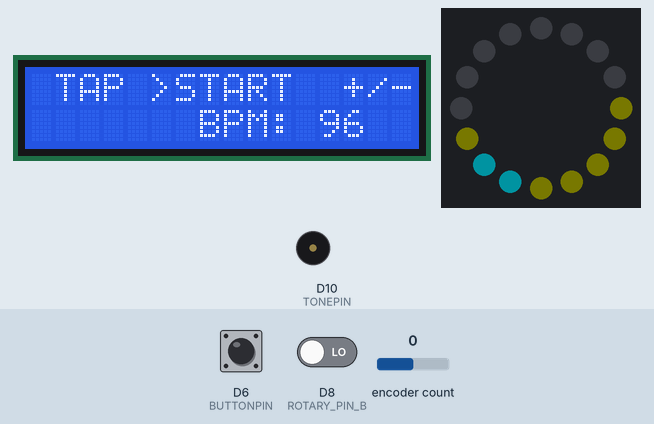
Bench run of a program on a simulated Seeed XIAO (SAMD21). On the bench: 16×2 character LCD, 16 RGB LEDs in a ring, first at the top, clockwise, buzzer (waves = sounding). Inputs (shaded band) come from the test bench; at power-on: encoder count 0, D6 (BUTTONPIN) HIGH, D8 (ROTARY_PIN_B) LOW. Dim RGB values are drawn brighter than linear; what the program prints to the serial monitor is not drawn.

Above: at 1.2 s.
1.3 s: encoder count set to 1
At 2.5 s:
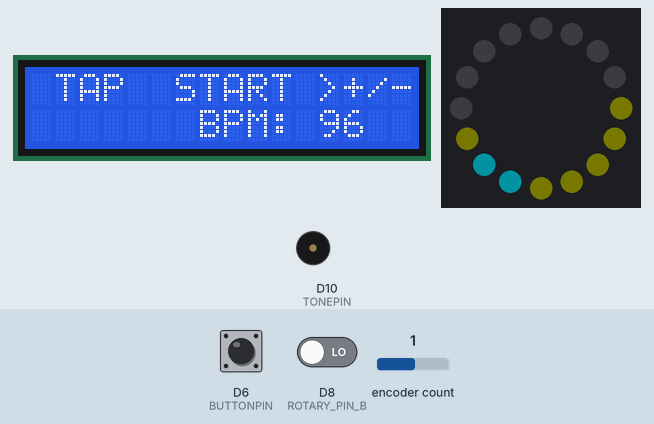
2.8 s: D6 (BUTTONPIN) pulled LOW for 3.2 s
At 5.4 s:
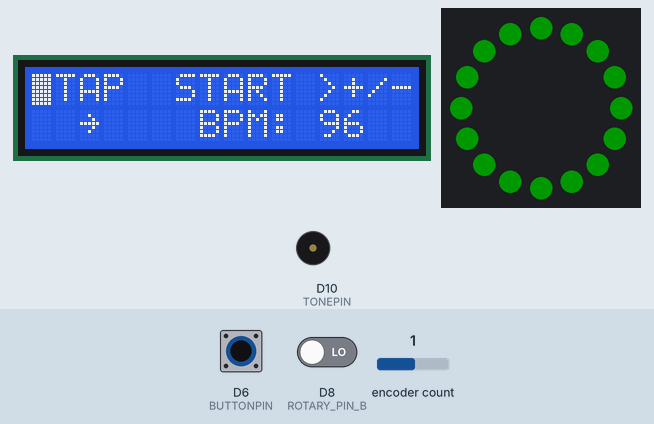
7.5 s: D6 (BUTTONPIN) pulled LOW for 0.15 s
At 8.6 s:
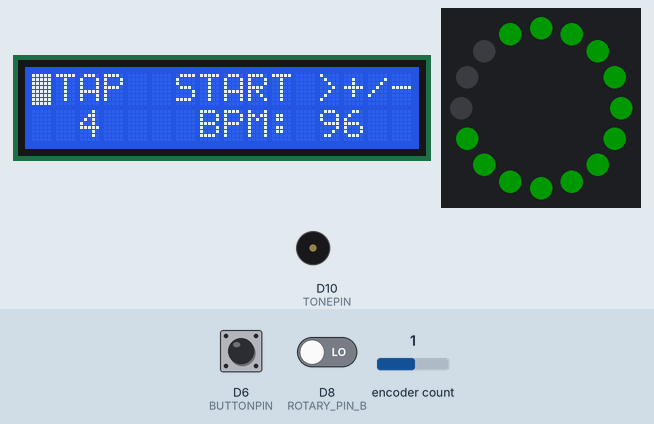
9.1 s: D6 (BUTTONPIN) pulsed LOW 5 times (0.12 s each, 0.3 s apart)
At 10.3 s:
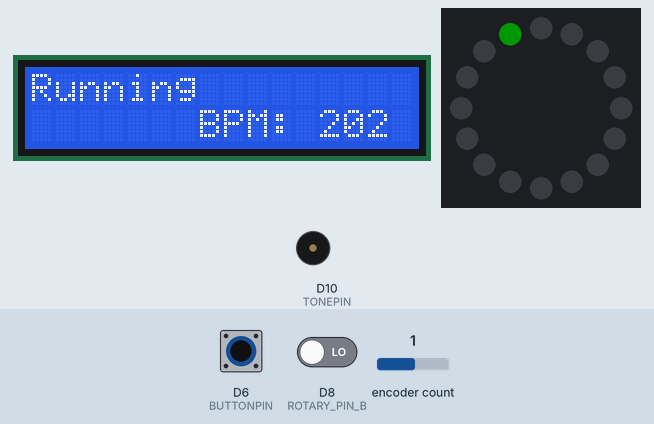
12.1 s: D6 (BUTTONPIN) pulled LOW for 1 s
At 13.6 s:
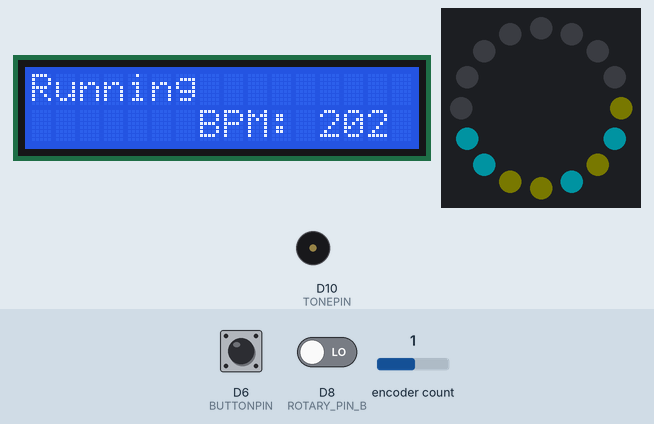
13.7 s: D6 (BUTTONPIN) pulled LOW for 3.2 s
At 16.5 s:
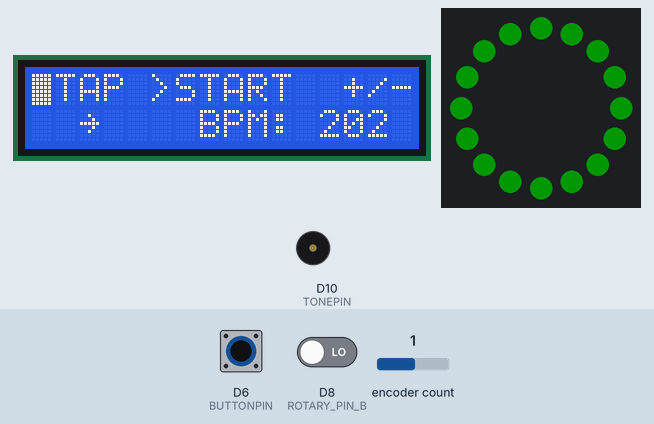
Timing chart, 0 to 18.0 s (numbered marks = the images above; inputs shaded):
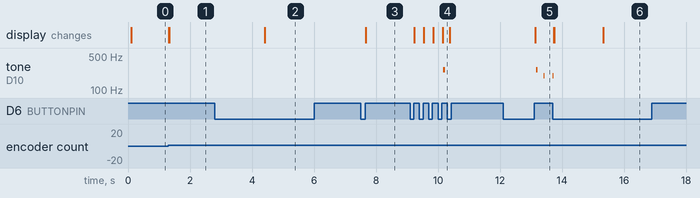

Measured:
- after the input at 1.3 s, the display: first changes at once (image 1 shows a later state)
- after the input at 2.8 s, the display: changes after 1.6 s (image 2)
- after the input at 7.5 s, the display: changes after 0.17 s (image 3)
- after the input at 9.1 s, tone on D10 (TONEPIN): silent → 261 Hz after 1.1 s, → silent 0.06 s later; the display: first changes after 0.13 s (image 4 shows a later state)
- after the input at 12.1 s, tone on D10 (TONEPIN): silent → 261 Hz after 1.1 s, → silent 0.06 s later, → 196 Hz 0.19 s later, → silent 0.03 s later; the display: changes after 1.0 s (image 5)
- after the input at 13.7 s, tone on D10 (TONEPIN): goes on until 13.7 s, then stays silent; the display: first changes at once (image 6 shows a later state)

The program:

main.cpp
```cpp
/*
Visual-nome, A visual metronome with adafruit NeoPixel light ring. By DyLaron (Yuliang Deng)
*/
#include <Arduino.h>
#include <Adafruit_NeoPixel.h>
#include <JC_Button.h>
#include <FlashStorage.h> // To store bpm
#include <Fsm.h>          // arduino-fsm Library by Jon Black
#include <Wire.h>
#include <LiquidCrystal_I2C.h>
#include <RotaryEncoder.h>

#include "Defines.h"        // all configurable variables are there
#include "Beat_Gen.h"       // This class deals with timing
#include "Ring_Metronome.h" // This class deals with the visual rendering
#include "Tap2Bpm.h"

LiquidCrystal_I2C lcd(0x27, 16, 2);
Adafruit_NeoPixel pixels = Adafruit_NeoPixel(NUMPIXELS, LEDRINGPIN);
RotaryEncoder encoder(ROTARY_PIN_A, ROTARY_PIN_B, RotaryEncoder::LatchMode::FOUR3);
Button myButton(BUTTONPIN);

const bool init_start = AUTOSTART;
const int cur_location[3] = {0, 5, 12};
unsigned int bpm = INITBPM, new_bpm;
unsigned int beats_p_bar = BEATS;
unsigned int steps_p_beat = SUBBEAT;
bool upbeat = UPBEAT,
     long_pressed_fired = false,
     tapping_accepted = false,
     ignore_next_release = false;
bool root_menu_active = false,
     encoder_new_position = false;

unsigned int steps_offset = steps_p_beat / 2 * upbeat;
int current_menu_item = 1;
int encoder_init_pos;

Beat_gen myBeat;
Ring_Metronome myRing(pixels, NUMPIXELS, PIXELOFFSET);
Tap2Bpm myTapper(5);

// Reserve a portion of flash memory to store the recipe parameters
int flash_init_mark = 173;
FlashStorage(my_flash_init_code, int);
FlashStorage(my_flash_bpm, unsigned int);
//----------------------------------------------------------
void bpm_in_binary(Adafruit_NeoPixel &_p, unsigned int _b)
{
  _p.clear();
  for (int i = 0; i < 8; i++)
  {
    bool bit = (_b & (1 << i)) != 0;
    uint32_t col = 0x101000;
    if (bit)
      col = 0x00B0C0;
    _p.setPixelColor(4 + i, col);
  }
  _p.show();
}
//----------------------------------------------------------
void update_bpm()
{
  Serial.println("New BPM = ");
  Serial.println(bpm);
  myBeat.setBeats(bpm, beats_p_bar, steps_p_beat);
  my_flash_bpm.write(bpm);
  my_flash_init_code.write(flash_init_mark);
}
//----------------------------------------------------------
void lcd_showbpm(int _b)
{
  lcd.setCursor(7, 1);
  lcd.print("BPM:");
  lcd.setCursor(12, 1);
  lcd.print("    ");
  lcd.setCursor(12, 1);
  lcd.print(_b);
}
//----------------------------------------------------------
void checkPosition()
{
  encoder.tick(); // just call tick() to check the state.
  encoder_new_position = true;
}
// Trigger Events for the State Machine --------------------
#define MENU_TO_RUN_EVENT 100
#define MENU_TO_SET_BPM_EVENT 102
#define MENU_TO_TAP_BPM_EVENT 103
#define BUTTON_RELEASED_EVENT 1
#define BUTTON_LONGPRESS_EVENT 2
#define TAPPING_SUCC_EVENT 3
#define BUTTON_PRESSED_EVENT 5

//State Machine States
void on_standby_enter()
{
  // myRing.setTicksRGB();
  // pixels.show();
  bpm_in_binary(pixels, bpm);
  lcd.clear();
  lcd.setCursor(0, 0);
  lcd.println(" TAP  START  +/-");
  lcd_showbpm(bpm);
  Serial.print("Main Manu");
  root_menu_active = true;
  current_menu_item = 1;
  ignore_next_release = true;
}
//----------------------------------------------------------
void on_standby_state()
{
  lcd.setCursor(cur_location[current_menu_item], 0);
  lcd.print(">");
  int new_dir = (int)encoder.getDirection();
  if (new_dir != 0)
  {
    lcd.setCursor(cur_location[current_menu_item], 0);
    lcd.print(" ");
    current_menu_item += new_dir;
    current_menu_item = (current_menu_item + 6) % 3;
    Serial.println(new_dir);
  }
}
//----------------------------------------------------------
void on_standby_exit()
{
  Serial.print("Leaving Main Manu, with action#");
  Serial.print(current_menu_item);
}
//----------------------------------------------------------
void on_active_enter()
{
  myBeat.start(myButton.lastChange());
  Serial.println("Started");
  lcd.clear();
  lcd.setCursor(0, 0);
  lcd.print("Running");
  lcd_showbpm(bpm);
  root_menu_active = false;
}
//----------------------------------------------------------
void on_active_state()
{
  // check if it's time on the beat
  if (myBeat.checktime())
  {
    unsigned int onbeat = (myBeat.current_step() == steps_offset) + ((myBeat.current_step() + steps_offset) % steps_p_beat == 0);
    myRing.update(myBeat.running(), myBeat.progress_pct(), onbeat);
    pixels.show();
    if (onbeat == 2)
      tone(TONEPIN, 261, 60);
    else if (onbeat == 1)
      tone(TONEPIN, 196, 30);
  }
}
//----------------------------------------------------------
void on_active_exit()
{
  ignore_next_release = true;
  myBeat.stop();
  Serial.println("Stopped");
}

//----------------------------------------------------------
void on_setbpm_enter()
{
  lcd.setCursor(cur_location[2], 0);
  lcd.print(char(255));
  lcd.setCursor(6, 1);
  lcd.print(">");
  encoder_init_pos = encoder.getPosition();
  lcd_showbpm(bpm);
  root_menu_active = false;
}
void on_setbpm_state()
{
  static int last_encoder_position = 0;
  int encoder_position = encoder.getPosition();
  if (encoder_position != last_encoder_position)
  {
    new_bpm = bpm + (encoder.getPosition() - encoder_init_pos);
    lcd_showbpm(new_bpm);
  }
  last_encoder_position = encoder_position;
}
void on_setbpm_exit()
{
  bpm = new_bpm;
  update_bpm();
  lcd.setCursor(6, 1);
  lcd.print(" ");
}

//----------------------------------------------------------
void on_tapping_enter()
{
  Serial.println("Tapping Ready");
  pixels.fill(0x00008000, 0);
  pixels.show();
  myTapper.reset();
  ignore_next_release = true;
  root_menu_active = false;
  lcd.setCursor(cur_location[0], 0);
  lcd.print(char(255));
  lcd.setCursor(2, 1);
  lcd.print(char(0b01111110));
}
//----------------------------------------------------------
void on_tapping_state()
{
  if (myButton.wasReleased())
    if (!ignore_next_release)
    {
      bool doneTapping = myTapper.tapNow(myButton.lastChange());
      pixels.fill(0x000000, (15 + PIXELOFFSET - myTapper.getCount() * 3) % 16, 3); // turn off the leds as tapping proceeds
      pixels.show();
      lcd.setCursor(2, 1);
      lcd.print(5 - myTapper.getCount());
      if (doneTapping)
      {
        if (myTapper.checkBPM())
        {
          bpm = myTapper.getBPM();
          update_bpm();
          tapping_accepted = true;
        }
        else
        {
          Serial.println("New BPM out of range!");
          pixels.fill(0x00008000, 0);
          pixels.show();
          myTapper.reset();
        }
      }
      else
        ignore_next_release = false;
    }
}

//State Machine Declaration
State state_standby(&on_standby_enter, &on_standby_state, &on_standby_exit);
State state_active(&on_active_enter, &on_active_state, &on_active_exit);
State state_tapping(&on_tapping_enter, &on_tapping_state, NULL);
State state_setbpm(&on_setbpm_enter, &on_setbpm_state, &on_setbpm_exit);
Fsm fsm_metronome(&state_standby);
//----------------------------------------------------------
void checkButtonsAndTrig(Button &_b, Fsm &_fsm)
{
  if (_b.wasPressed())
  {
    _fsm.trigger(BUTTON_PRESSED_EVENT);
    long_pressed_fired = false;
  }

  if (_b.pressedFor(1600)) // Going to tap mode
  {
    if (!long_pressed_fired)
    {
      _fsm.trigger(BUTTON_LONGPRESS_EVENT);
      long_pressed_fired = true;
      ignore_next_release = true;
    }
  }
  else if (_b.wasReleased())
  {
    if (!ignore_next_release)
    {
      if (root_menu_active)
      {
        switch (current_menu_item)
        {
        case 0:
        {
          _fsm.trigger(MENU_TO_TAP_BPM_EVENT);
          break;
        }
        case 1:
        {
          _fsm.trigger(MENU_TO_RUN_EVENT);
          break;
        }
        case 2:
        {
          _fsm.trigger(MENU_TO_SET_BPM_EVENT);
          break;
        }
        }
      }
      else
      {
        _fsm.trigger(BUTTON_RELEASED_EVENT);
      }
    }
    ignore_next_release = false;
  }
}
//----------------------------------------------------------
void setup()
{
  myButton.begin();
  lcd.init();
  lcd.backlight();
  pixels.begin();
  pixels.setBrightness(45); // 1/3 brightness
  myBeat.setBeats(bpm, beats_p_bar, steps_p_beat);
  myRing.setup(beats_p_bar);
  myRing.setColor(RGBRUNNER, RGB1STTICK, RGBRESTTICK, RGBFLASHS, RGBFLASHW);
  Serial.begin(9600);
  attachInterrupt(digitalPinToInterrupt(ROTARY_PIN_A), checkPosition, CHANGE);
  attachInterrupt(digitalPinToInterrupt(ROTARY_PIN_B), checkPosition, CHANGE);

  fsm_metronome.add_transition(&state_standby, &state_active, MENU_TO_RUN_EVENT, NULL);
  fsm_metronome.add_transition(&state_standby, &state_setbpm, MENU_TO_SET_BPM_EVENT, NULL);
  fsm_metronome.add_transition(&state_setbpm, &state_standby, BUTTON_RELEASED_EVENT, NULL);
  fsm_metronome.add_transition(&state_standby, &state_tapping, MENU_TO_TAP_BPM_EVENT, NULL);
  fsm_metronome.add_transition(&state_standby, &state_tapping, BUTTON_LONGPRESS_EVENT, NULL);
  fsm_metronome.add_transition(&state_tapping, &state_standby, BUTTON_LONGPRESS_EVENT, NULL);
  fsm_metronome.add_transition(&state_active, &state_standby, BUTTON_PRESSED_EVENT, NULL);
  fsm_metronome.add_transition(&state_tapping, &state_active, TAPPING_SUCC_EVENT, NULL);

  if (my_flash_init_code.read() == flash_init_mark)
  {
    bpm = my_flash_bpm.read();
  }
}
//----------------------------------------------------------
void loop()
{
  myButton.read(); // refresh botton status
  fsm_metronome.run_machine();
  checkButtonsAndTrig(myButton, fsm_metronome);
  if (tapping_accepted)
  {
    fsm_metronome.trigger(TAPPING_SUCC_EVENT);
    tapping_accepted = false;
  }

  encoder.tick();
  delay(20);
}
```

Defines.h
```cpp
// IO pin assignments
#define LEDRINGPIN 3   // input pin of the LED ring
#define BUTTONPIN 6    // a N.O. pushbutton between this and GND. Int Pull-up resistor to be used. Start/Stop
#define ROTARY_PIN_A 9 // Channal A input pin for rotary encoder
#define ROTARY_PIN_B 8 // Channal B input pin for rotary encoder
#define TONEPIN 10      // a piezo buzzer, between this and GND.
#define PIXELOFFSET 0 // offset for led pixel to get the 1st one at top.

#define NUMPIXELS 16
// Parameters
#define AUTOSTART false // start the metronome automatically upon power up and reset
#define INITBPM 96      // Default BPM to start with
#define BEATS 4         // Beats per bar (measure, cycle)
#define SUBBEAT 12      // Divide per beat into sub steps
#define UPBEAT false    // True - Accent on the off/upbeat, False - on/downbeat

#define RGBRUNNER 0x00000080   // color for the runner dot
#define RGB1STTICK 0x00C0A000  // color for the first tick
#define RGBRESTTICK 0x00404010 // color for the rest of ticks
#define RGBFLASHS 0x00606060   // color for the major flash /accent
#define RGBFLASHW 0x00202020   // color for the rest flash /accent 
```
